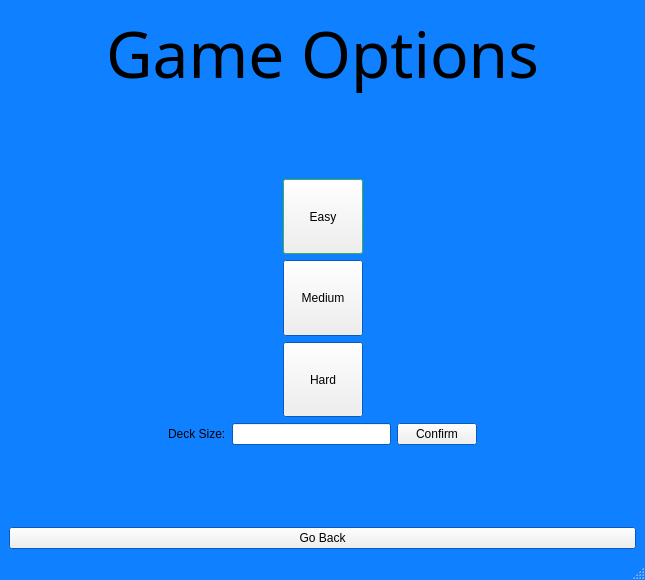
<?xml version="1.0" encoding="UTF-8"?>
<ui version="4.0">
 <class>MainWindow</class>
 <widget class="QMainWindow" name="MainWindow">
  <property name="geometry">
   <rect>
    <x>0</x>
    <y>0</y>
    <width>645</width>
    <height>580</height>
   </rect>
  </property>
  <property name="palette">
   <palette>
    <active>
     <colorrole role="Base">
      <brush brushstyle="SolidPattern">
       <color alpha="255">
        <red>255</red>
        <green>255</green>
        <blue>255</blue>
       </color>
      </brush>
     </colorrole>
     <colorrole role="Window">
      <brush brushstyle="SolidPattern">
       <color alpha="255">
        <red>15</red>
        <green>128</green>
        <blue>255</blue>
       </color>
      </brush>
     </colorrole>
    </active>
    <inactive>
     <colorrole role="Base">
      <brush brushstyle="SolidPattern">
       <color alpha="255">
        <red>255</red>
        <green>255</green>
        <blue>255</blue>
       </color>
      </brush>
     </colorrole>
     <colorrole role="Window">
      <brush brushstyle="SolidPattern">
       <color alpha="255">
        <red>15</red>
        <green>128</green>
        <blue>255</blue>
       </color>
      </brush>
     </colorrole>
    </inactive>
    <disabled>
     <colorrole role="Base">
      <brush brushstyle="SolidPattern">
       <color alpha="255">
        <red>15</red>
        <green>128</green>
        <blue>255</blue>
       </color>
      </brush>
     </colorrole>
     <colorrole role="Window">
      <brush brushstyle="SolidPattern">
       <color alpha="255">
        <red>15</red>
        <green>128</green>
        <blue>255</blue>
       </color>
      </brush>
     </colorrole>
    </disabled>
   </palette>
  </property>
  <property name="windowTitle">
   <string>MainWindow</string>
  </property>
  <widget class="QWidget" name="centralwidget">
   <layout class="QGridLayout" name="gridLayout">
    <item row="0" column="0">
     <layout class="QVBoxLayout" name="verticalLayout">
      <item>
       <widget class="QLabel" name="label">
        <property name="font">
         <font>
          <family>Futura</family>
          <pointsize>48</pointsize>
          <italic>false</italic>
         </font>
        </property>
        <property name="text">
         <string>Game Options</string>
        </property>
        <property name="alignment">
         <set>Qt::AlignCenter</set>
        </property>
        <property name="indent">
         <number>2</number>
        </property>
       </widget>
      </item>
      <item>
       <spacer name="verticalSpacer">
        <property name="orientation">
         <enum>Qt::Vertical</enum>
        </property>
        <property name="sizeHint" stdset="0">
         <size>
          <width>20</width>
          <height>40</height>
         </size>
        </property>
       </spacer>
      </item>
      <item>
       <layout class="QHBoxLayout" name="horizontalLayout">
        <item>
         <spacer name="horizontalSpacer">
          <property name="orientation">
           <enum>Qt::Horizontal</enum>
          </property>
          <property name="sizeHint" stdset="0">
           <size>
            <width>40</width>
            <height>20</height>
           </size>
          </property>
         </spacer>
        </item>
        <item>
         <widget class="QPushButton" name="easy_btn">
          <property name="sizePolicy">
           <sizepolicy hsizetype="Minimum" vsizetype="MinimumExpanding">
            <horstretch>0</horstretch>
            <verstretch>0</verstretch>
           </sizepolicy>
          </property>
          <property name="palette">
           <palette>
            <active>
             <colorrole role="Base">
              <brush brushstyle="SolidPattern">
               <color alpha="255">
                <red>144</red>
                <green>255</green>
                <blue>132</blue>
               </color>
              </brush>
             </colorrole>
             <colorrole role="Window">
              <brush brushstyle="SolidPattern">
               <color alpha="255">
                <red>91</red>
                <green>242</green>
                <blue>102</blue>
               </color>
              </brush>
             </colorrole>
            </active>
            <inactive>
             <colorrole role="Base">
              <brush brushstyle="SolidPattern">
               <color alpha="255">
                <red>144</red>
                <green>255</green>
                <blue>132</blue>
               </color>
              </brush>
             </colorrole>
             <colorrole role="Window">
              <brush brushstyle="SolidPattern">
               <color alpha="255">
                <red>91</red>
                <green>242</green>
                <blue>102</blue>
               </color>
              </brush>
             </colorrole>
            </inactive>
            <disabled>
             <colorrole role="Base">
              <brush brushstyle="SolidPattern">
               <color alpha="255">
                <red>91</red>
                <green>242</green>
                <blue>102</blue>
               </color>
              </brush>
             </colorrole>
             <colorrole role="Window">
              <brush brushstyle="SolidPattern">
               <color alpha="255">
                <red>91</red>
                <green>242</green>
                <blue>102</blue>
               </color>
              </brush>
             </colorrole>
            </disabled>
           </palette>
          </property>
          <property name="text">
           <string>Easy</string>
          </property>
         </widget>
        </item>
        <item>
         <spacer name="horizontalSpacer_2">
          <property name="orientation">
           <enum>Qt::Horizontal</enum>
          </property>
          <property name="sizeHint" stdset="0">
           <size>
            <width>40</width>
            <height>20</height>
           </size>
          </property>
         </spacer>
        </item>
       </layout>
      </item>
      <item>
       <layout class="QHBoxLayout" name="horizontalLayout_2">
        <item>
         <spacer name="horizontalSpacer_3">
          <property name="orientation">
           <enum>Qt::Horizontal</enum>
          </property>
          <property name="sizeHint" stdset="0">
           <size>
            <width>40</width>
            <height>20</height>
           </size>
          </property>
         </spacer>
        </item>
        <item>
         <widget class="QPushButton" name="medium_btn">
          <property name="sizePolicy">
           <sizepolicy hsizetype="Minimum" vsizetype="MinimumExpanding">
            <horstretch>0</horstretch>
            <verstretch>0</verstretch>
           </sizepolicy>
          </property>
          <property name="text">
           <string>Medium</string>
          </property>
         </widget>
        </item>
        <item>
         <spacer name="horizontalSpacer_4">
          <property name="orientation">
           <enum>Qt::Horizontal</enum>
          </property>
          <property name="sizeHint" stdset="0">
           <size>
            <width>40</width>
            <height>20</height>
           </size>
          </property>
         </spacer>
        </item>
       </layout>
      </item>
      <item>
       <layout class="QHBoxLayout" name="horizontalLayout_3">
        <item>
         <spacer name="horizontalSpacer_5">
          <property name="orientation">
           <enum>Qt::Horizontal</enum>
          </property>
          <property name="sizeHint" stdset="0">
           <size>
            <width>40</width>
            <height>20</height>
           </size>
          </property>
         </spacer>
        </item>
        <item>
         <widget class="QPushButton" name="hard_btn">
          <property name="sizePolicy">
           <sizepolicy hsizetype="Minimum" vsizetype="MinimumExpanding">
            <horstretch>0</horstretch>
            <verstretch>0</verstretch>
           </sizepolicy>
          </property>
          <property name="text">
           <string>Hard</string>
          </property>
         </widget>
        </item>
        <item>
         <spacer name="horizontalSpacer_6">
          <property name="orientation">
           <enum>Qt::Horizontal</enum>
          </property>
          <property name="sizeHint" stdset="0">
           <size>
            <width>40</width>
            <height>20</height>
           </size>
          </property>
         </spacer>
        </item>
       </layout>
      </item>
      <item>
       <layout class="QHBoxLayout" name="horizontalLayout_5">
        <item>
         <spacer name="horizontalSpacer_8">
          <property name="orientation">
           <enum>Qt::Horizontal</enum>
          </property>
          <property name="sizeHint" stdset="0">
           <size>
            <width>40</width>
            <height>20</height>
           </size>
          </property>
         </spacer>
        </item>
        <item>
         <widget class="QLabel" name="label_2">
          <property name="text">
           <string>Deck Size:</string>
          </property>
         </widget>
        </item>
        <item>
         <widget class="QLineEdit" name="lineEdit"/>
        </item>
        <item>
         <widget class="QPushButton" name="pushButton">
          <property name="text">
           <string>Confirm</string>
          </property>
         </widget>
        </item>
        <item>
         <spacer name="horizontalSpacer_7">
          <property name="orientation">
           <enum>Qt::Horizontal</enum>
          </property>
          <property name="sizeHint" stdset="0">
           <size>
            <width>40</width>
            <height>20</height>
           </size>
          </property>
         </spacer>
        </item>
       </layout>
      </item>
      <item>
       <layout class="QHBoxLayout" name="horizontalLayout_4"/>
      </item>
      <item>
       <spacer name="verticalSpacer_2">
        <property name="orientation">
         <enum>Qt::Vertical</enum>
        </property>
        <property name="sizeHint" stdset="0">
         <size>
          <width>20</width>
          <height>40</height>
         </size>
        </property>
       </spacer>
      </item>
      <item>
       <widget class="QPushButton" name="back_btn">
        <property name="text">
         <string>Go Back</string>
        </property>
       </widget>
      </item>
     </layout>
    </item>
   </layout>
  </widget>
  <widget class="QStatusBar" name="statusbar"/>
 </widget>
 <resources/>
 <connections/>
</ui>
